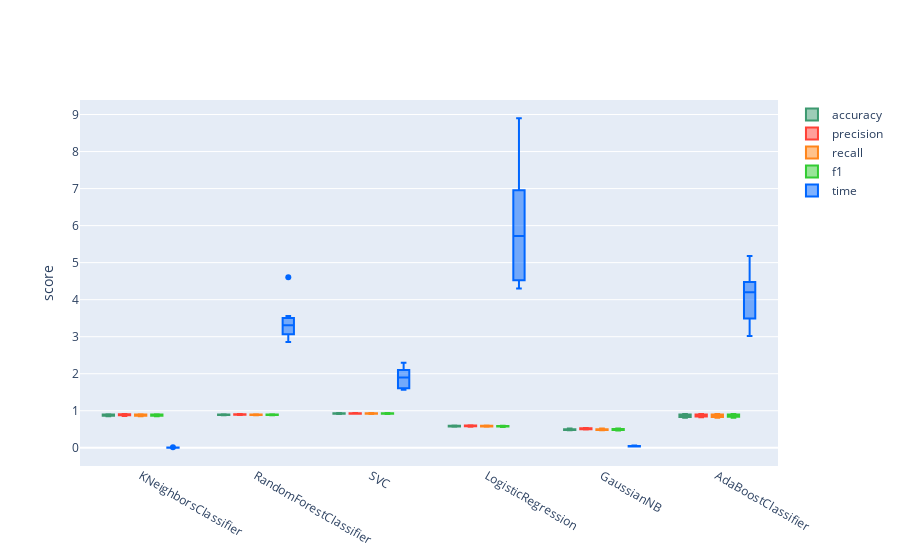

Notebook cell for this chart:
### Code cell
#from sklearn.feature_extraction.text import CountVectorizer, TfidfTransformer
from sklearn.model_selection import StratifiedKFold
from sklearn.metrics import accuracy_score, precision_score, recall_score, f1_score
import plotly.graph_objects as go
import time

SKF = StratifiedKFold(n_splits=10, shuffle=True)
for train_index, test_index in SKF.split(X, y):
    X_train, X_test = X[train_index], X[test_index]
    y_train, y_test = y[train_index], y[test_index]

    training_features = X_train
    testing_features = X_test

    for model in models:
        train_features = training_features
        test_features = testing_features
        model_name = model.__class__.__name__
        if(model_name == 'KNeighborsClassifier'):
            select_k = SelectKBest(f_classif, k=40)
            train_features = select_k.fit_transform(train_features, y_train)
            test_features = select_k.transform(test_features)
        if(model_name == 'RandomForestClassifier'):
            select_k = SelectKBest(f_classif, k=40)
            train_features = select_k.fit_transform(train_features, y_train)
            test_features = select_k.transform(test_features)
        if(model_name == 'SVC'):
            select_k = SelectKBest(f_classif, k=40)
            train_features = select_k.fit_transform(train_features, y_train)
            test_features = select_k.transform(test_features)
        if(model_name == 'LogisticRegression'):
            select_k = SelectKBest(f_classif, k=40)
            train_features = select_k.fit_transform(train_features, y_train)
            test_features = select_k.transform(test_features)
        if(model_name == 'GaussianNB'):
            select_k = SelectKBest(f_classif, k=20)
            train_features = select_k.fit_transform(train_features, y_train)
            test_features = select_k.transform(test_features)
        if(model_name == 'AdaBoostClassifier'):
            select_k = SelectKBest(f_classif, k=40)
            train_features = select_k.fit_transform(train_features, y_train)
            test_features = select_k.transform(test_features)
        if(model_name == 'AdaBoostClassifier2'):
            select_k = SelectKBest(f_classif, k=40)
            train_features = select_k.fit_transform(train_features, y_train)
            test_features = select_k.transform(test_features)
        start = time.process_time()
        clf = model.fit(train_features, y_train)
        time_tr = time.process_time() - start
        prediction_clf = clf.predict(test_features)
        acc = accuracy_score(y_test, prediction_clf)
        pre = precision_score(y_test, prediction_clf, average='weighted', zero_division=0)
        rec = recall_score(y_test, prediction_clf, average='weighted')
        f1 = f1_score(y_test, prediction_clf, average='weighted')
        results.append([model_name, acc, pre, rec, f1, time_tr])

df = pd.DataFrame(results, columns=cols)

fig = go.Figure()
x = df['classifier'].to_list()

fig.add_trace(go.Box(
    y=df['accuracy'].to_list(),
    x=x,
    name='accuracy',
    marker_color='#3D9970'
))

fig.add_trace(go.Box(
    y=df['precision'].to_list(),
    x=x,
    name='precision',
    marker_color='#FF4136'
))

fig.add_trace(go.Box(
    y=df['recall'].to_list(),
    x=x,
    name='recall',
    marker_color='#FF851B'
))

fig.add_trace(go.Box(
    y=df['f1'].to_list(),
    x=x,
    name='f1',
    marker_color='#33cc33'
))

fig.add_trace(go.Box(
    y=df['time'].to_list(),
    x=x,
    name='time',
    marker_color='#0066ff'
))

fig.update_layout(
    yaxis_title='score',
    boxmode='group'
)

fig.show()
#fig.write_image('movies/results.png')

df = df.sort_values(by=['classifier'])
df.to_csv('movies/raw_results.csv', float_format='%.3f', index=False)
df = df.groupby('classifier', as_index=False).mean()
df.to_csv('movies/results.csv', float_format='%.3f', index=False)

### Figure 1 — Plotly figure (JSON) as saved in the notebook; plotly's stock layout.template omitted (floating-point values rounded to 4 significant figures)
{"data": [{"marker": {"color": "#3D9970"}, "name": "accuracy", "x": ["KNeighborsClassifier", "RandomForestClassifier", "SVC", "LogisticRegression", "GaussianNB", "AdaBoostClassifier", "AdaBoostClassifier", "KNeighborsClassifier", "RandomForestClassifier", "SVC", "LogisticRegression", "GaussianNB", "AdaBoostClassifier", "AdaBoostClassifier", "KNeighborsClassifier", "RandomForestClassifier", "SVC", "LogisticRegression", "GaussianNB", "AdaBoostClassifier", "AdaBoostClassifier", "KNeighborsClassifier", "RandomForestClassifier", "SVC", "LogisticRegression", "GaussianNB", "AdaBoostClassifier", "AdaBoostClassifier", "KNeighborsClassifier", "RandomForestClassifier", "SVC", "LogisticRegression", "GaussianNB", "AdaBoostClassifier", "AdaBoostClassifier", "KNeighborsClassifier", "RandomForestClassifier", "SVC", "LogisticRegression", "GaussianNB", "AdaBoostClassifier", "AdaBoostClassifier", "KNeighborsClassifier", "RandomForestClassifier", "SVC", "LogisticRegression", "GaussianNB", "AdaBoostClassifier", "AdaBoostClassifier", "KNeighborsClassifier", "RandomForestClassifier", "SVC", "LogisticRegression", "GaussianNB", "AdaBoostClassifier", "AdaBoostClassifier", "KNeighborsClassifier", "RandomForestClassifier", "SVC", "LogisticRegression", "GaussianNB", "AdaBoostClassifier", "AdaBoostClassifier", "KNeighborsClassifier", "RandomForestClassifier", "SVC", "LogisticRegression", "GaussianNB", "AdaBoostClassifier", "AdaBoostClassifier"], "y": [0.8936, 0.9085, 0.9314, 0.5961, 0.4977, 0.9096, 0.8421, 0.8764, 0.8799, 0.9291, 0.5778, 0.4817, 0.8982, 0.8444, 0.9038, 0.9015, 0.9381, 0.5934, 0.5006, 0.9072, 0.8179, 0.8832, 0.8923, 0.929, 0.5762, 0.4822, 0.8946, 0.8328, 0.8648, 0.8923, 0.9267, 0.5911, 0.4845, 0.9026, 0.8202, 0.9003, 0.8969, 0.9198, 0.5979, 0.52, 0.8992, 0.8282, 0.9003, 0.8912, 0.9301, 0.5945, 0.5086, 0.8958, 0.8465, 0.8545, 0.8958, 0.9278, 0.5716, 0.4857, 0.8992, 0.8362, 0.8717, 0.8855, 0.9152, 0.5865, 0.4777, 0.882, 0.8408, 0.8671, 0.882, 0.9187, 0.6048, 0.4719, 0.89, 0.8121], "type": "box"}, {"marker": {"color": "#FF4136"}, "name": "precision", "x": ["KNeighborsClassifier", "RandomForestClassifier", "SVC", "LogisticRegression", "GaussianNB", "AdaBoostClassifier", "AdaBoostClassifier", "KNeighborsClassifier", "RandomForestClassifier", "SVC", "LogisticRegression", "GaussianNB", "AdaBoostClassifier", "AdaBoostClassifier", "KNeighborsClassifier", "RandomForestClassifier", "SVC", "LogisticRegression", "GaussianNB", "AdaBoostClassifier", "AdaBoostClassifier", "KNeighborsClassifier", "RandomForestClassifier", "SVC", "LogisticRegression", "GaussianNB", "AdaBoostClassifier", "AdaBoostClassifier", "KNeighborsClassifier", "RandomForestClassifier", "SVC", "LogisticRegression", "GaussianNB", "AdaBoostClassifier", "AdaBoostClassifier", "KNeighborsClassifier", "RandomForestClassifier", "SVC", "LogisticRegression", "GaussianNB", "AdaBoostClassifier", "AdaBoostClassifier", "KNeighborsClassifier", "RandomForestClassifier", "SVC", "LogisticRegression", "GaussianNB", "AdaBoostClassifier", "AdaBoostClassifier", "KNeighborsClassifier", "RandomForestClassifier", "SVC", "LogisticRegression", "GaussianNB", "AdaBoostClassifier", "AdaBoostClassifier", "KNeighborsClassifier", "RandomForestClassifier", "SVC", "LogisticRegression", "GaussianNB", "AdaBoostClassifier", "AdaBoostClassifier", "KNeighborsClassifier", "RandomForestClassifier", "SVC", "LogisticRegression", "GaussianNB", "AdaBoostClassifier", "AdaBoostClassifier"], "y": [0.8988, 0.9129, 0.9314, 0.6077, 0.5165, 0.9127, 0.8565, 0.884, 0.8833, 0.9287, 0.5793, 0.5087, 0.9029, 0.8545, 0.9057, 0.9074, 0.938, 0.5983, 0.532, 0.9099, 0.8353, 0.8898, 0.8961, 0.9306, 0.5714, 0.4956, 0.8983, 0.8456, 0.8738, 0.8987, 0.9276, 0.5948, 0.5126, 0.9063, 0.8348, 0.9044, 0.9007, 0.9219, 0.6019, 0.5378, 0.9021, 0.8433, 0.9098, 0.8936, 0.931, 0.5976, 0.5297, 0.8992, 0.8523, 0.8611, 0.9029, 0.9282, 0.5783, 0.513, 0.9045, 0.8459, 0.8813, 0.8897, 0.9163, 0.5808, 0.4981, 0.8872, 0.8576, 0.8763, 0.8876, 0.9196, 0.602, 0.495, 0.8934, 0.8281], "type": "box"}, {"marker": {"color": "#FF851B"}, "name": "recall", "x": ["KNeighborsClassifier", "RandomForestClassifier", "SVC", "LogisticRegression", "GaussianNB", "AdaBoostClassifier", "AdaBoostClassifier", "KNeighborsClassifier", "RandomForestClassifier", "SVC", "LogisticRegression", "GaussianNB", "AdaBoostClassifier", "AdaBoostClassifier", "KNeighborsClassifier", "RandomForestClassifier", "SVC", "LogisticRegression", "GaussianNB", "AdaBoostClassifier", "AdaBoostClassifier", "KNeighborsClassifier", "RandomForestClassifier", "SVC", "LogisticRegression", "GaussianNB", "AdaBoostClassifier", "AdaBoostClassifier", "KNeighborsClassifier", "RandomForestClassifier", "SVC", "LogisticRegression", "GaussianNB", "AdaBoostClassifier", "AdaBoostClassifier", "KNeighborsClassifier", "RandomForestClassifier", "SVC", "LogisticRegression", "GaussianNB", "AdaBoostClassifier", "AdaBoostClassifier", "KNeighborsClassifier", "RandomForestClassifier", "SVC", "LogisticRegression", "GaussianNB", "AdaBoostClassifier", "AdaBoostClassifier", "KNeighborsClassifier", "RandomForestClassifier", "SVC", "LogisticRegression", "GaussianNB", "AdaBoostClassifier", "AdaBoostClassifier", "KNeighborsClassifier", "RandomForestClassifier", "SVC", "LogisticRegression", "GaussianNB", "AdaBoostClassifier", "AdaBoostClassifier", "KNeighborsClassifier", "RandomForestClassifier", "SVC", "LogisticRegression", "GaussianNB", "AdaBoostClassifier", "AdaBoostClassifier"], "y": [0.8936, 0.9085, 0.9314, 0.5961, 0.4977, 0.9096, 0.8421, 0.8764, 0.8799, 0.9291, 0.5778, 0.4817, 0.8982, 0.8444, 0.9038, 0.9015, 0.9381, 0.5934, 0.5006, 0.9072, 0.8179, 0.8832, 0.8923, 0.929, 0.5762, 0.4822, 0.8946, 0.8328, 0.8648, 0.8923, 0.9267, 0.5911, 0.4845, 0.9026, 0.8202, 0.9003, 0.8969, 0.9198, 0.5979, 0.52, 0.8992, 0.8282, 0.9003, 0.8912, 0.9301, 0.5945, 0.5086, 0.8958, 0.8465, 0.8545, 0.8958, 0.9278, 0.5716, 0.4857, 0.8992, 0.8362, 0.8717, 0.8855, 0.9152, 0.5865, 0.4777, 0.882, 0.8408, 0.8671, 0.882, 0.9187, 0.6048, 0.4719, 0.89, 0.8121], "type": "box"}, {"marker": {"color": "#33cc33"}, "name": "f1", "x": ["KNeighborsClassifier", "RandomForestClassifier", "SVC", "LogisticRegression", "GaussianNB", "AdaBoostClassifier", "AdaBoostClassifier", "KNeighborsClassifier", "RandomForestClassifier", "SVC", "LogisticRegression", "GaussianNB", "AdaBoostClassifier", "AdaBoostClassifier", "KNeighborsClassifier", "RandomForestClassifier", "SVC", "LogisticRegression", "GaussianNB", "AdaBoostClassifier", "AdaBoostClassifier", "KNeighborsClassifier", "RandomForestClassifier", "SVC", "LogisticRegression", "GaussianNB", "AdaBoostClassifier", "AdaBoostClassifier", "KNeighborsClassifier", "RandomForestClassifier", "SVC", "LogisticRegression", "GaussianNB", "AdaBoostClassifier", "AdaBoostClassifier", "KNeighborsClassifier", "RandomForestClassifier", "SVC", "LogisticRegression", "GaussianNB", "AdaBoostClassifier", "AdaBoostClassifier", "KNeighborsClassifier", "RandomForestClassifier", "SVC", "LogisticRegression", "GaussianNB", "AdaBoostClassifier", "AdaBoostClassifier", "KNeighborsClassifier", "RandomForestClassifier", "SVC", "LogisticRegression", "GaussianNB", "AdaBoostClassifier", "AdaBoostClassifier", "KNeighborsClassifier", "RandomForestClassifier", "SVC", "LogisticRegression", "GaussianNB", "AdaBoostClassifier", "AdaBoostClassifier", "KNeighborsClassifier", "RandomForestClassifier", "SVC", "LogisticRegression", "GaussianNB", "AdaBoostClassifier", "AdaBoostClassifier"], "y": [0.8932, 0.9088, 0.931, 0.5886, 0.4985, 0.9096, 0.8441, 0.8751, 0.8785, 0.9281, 0.574, 0.4822, 0.8978, 0.846, 0.9035, 0.9016, 0.9379, 0.5869, 0.5057, 0.9069, 0.8215, 0.8813, 0.8919, 0.9293, 0.5687, 0.4837, 0.8941, 0.8348, 0.8648, 0.8925, 0.9266, 0.5865, 0.4862, 0.9026, 0.8241, 0.8999, 0.8968, 0.92, 0.5923, 0.5202, 0.8987, 0.8314, 0.9012, 0.8907, 0.9301, 0.5897, 0.5064, 0.8956, 0.8469, 0.8536, 0.8961, 0.9271, 0.5646, 0.4841, 0.8995, 0.838, 0.8724, 0.8853, 0.9148, 0.5758, 0.4742, 0.8819, 0.8437, 0.8672, 0.8822, 0.9176, 0.5981, 0.4663, 0.8898, 0.8141], "type": "box"}, {"marker": {"color": "#0066ff"}, "name": "time", "x": ["KNeighborsClassifier", "RandomForestClassifier", "SVC", "LogisticRegression", "GaussianNB", "AdaBoostClassifier", "AdaBoostClassifier", "KNeighborsClassifier", "RandomForestClassifier", "SVC", "LogisticRegression", "GaussianNB", "AdaBoostClassifier", "AdaBoostClassifier", "KNeighborsClassifier", "RandomForestClassifier", "SVC", "LogisticRegression", "GaussianNB", "AdaBoostClassifier", "AdaBoostClassifier", "KNeighborsClassifier", "RandomForestClassifier", "SVC", "LogisticRegression", "GaussianNB", "AdaBoostClassifier", "AdaBoostClassifier", "KNeighborsClassifier", "RandomForestClassifier", "SVC", "LogisticRegression", "GaussianNB", "AdaBoostClassifier", "AdaBoostClassifier", "KNeighborsClassifier", "RandomForestClassifier", "SVC", "LogisticRegression", "GaussianNB", "AdaBoostClassifier", "AdaBoostClassifier", "KNeighborsClassifier", "RandomForestClassifier", "SVC", "LogisticRegression", "GaussianNB", "AdaBoostClassifier", "AdaBoostClassifier", "KNeighborsClassifier", "RandomForestClassifier", "SVC", "LogisticRegression", "GaussianNB", "AdaBoostClassifier", "AdaBoostClassifier", "KNeighborsClassifier", "RandomForestClassifier", "SVC", "LogisticRegression", "GaussianNB", "AdaBoostClassifier", "AdaBoostClassifier", "KNeighborsClassifier", "RandomForestClassifier", "SVC", "LogisticRegression", "GaussianNB", "AdaBoostClassifier", "AdaBoostClassifier"], "y": [0.01522, 4.606, 2.189, 8.898, 0.04025, 4.311, 4.605, 0.006147, 3.451, 2.295, 7.107, 0.0588, 4.257, 5.18, 0.007014, 3.078, 1.616, 4.304, 0.0408, 3.56, 3.669, 0.002828, 3.048, 1.609, 4.523, 0.03228, 3.514, 3.464, 0.003406, 3.168, 1.61, 4.621, 0.03307, 3.295, 3.019, 0.002695, 3.064, 1.732, 4.596, 0.03394, 3.368, 3.433, 0.003297, 2.859, 1.566, 4.508, 0.03215, 4.506, 4.96, 0.004508, 3.562, 2.103, 6.868, 0.0486, 4.139, 4.453, 0.003674, 3.493, 2.085, 6.819, 0.04508, 4.084, 4.414, 0.003983, 3.504, 2.064, 6.953, 0.06033, 4.426, 4.769], "type": "box"}], "layout": {"yaxis": {"title": {"text": "score"}}, "boxmode": "group"}}
